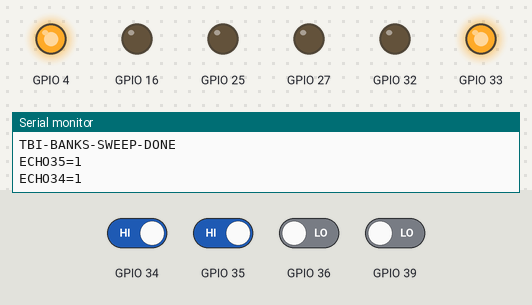
Simulated run of this sketch. Board: ESP32. Shown: output pins drawn as LEDs (lit = HIGH), the last lines printed to the serial monitor. The test bench sets the inputs (shaded band); at power-on: GPIO 34, GPIO 35 HIGH, GPIO 36, GPIO 39 LOW.

Above: at 1.3 s.
1.4 s: GPIO 34 driven LOW
At 2.0 s:
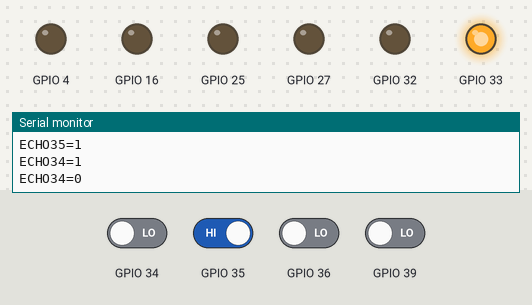
2.9 s: GPIO 35 driven LOW
At 4.1 s:
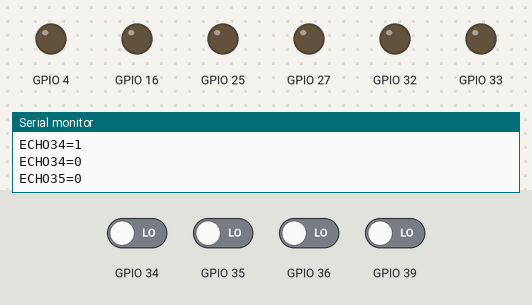
4.4 s: GPIO 35 driven HIGH
At 5.4 s:
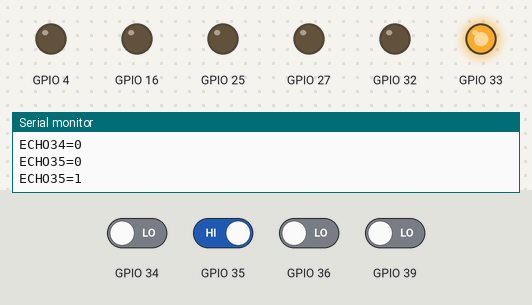
5.9 s: GPIO 34 driven HIGH
At 6.5 s:
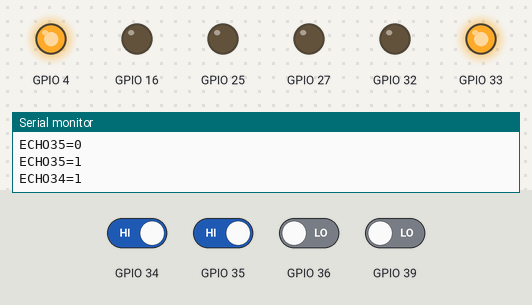
Timing chart, 0 to 8.4 s (numbered marks = the images above; inputs shaded):
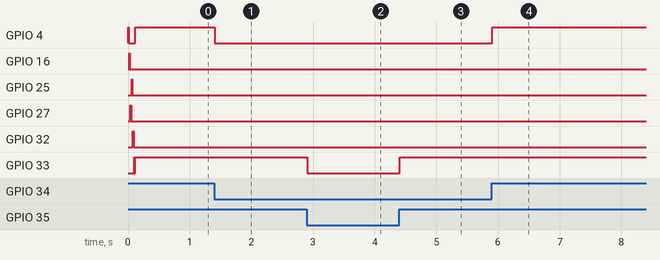

The sketch:

TbiBanks.ino
```cpp
/*
 * TBI Lab runtime R1: classic-ESP32 GPIO bank coverage. Runtime test firmware, not product code.
 *
 * Ordinary Arduino API only (pinMode / digitalWrite / digitalRead).
 *   Outputs: GPIO4, GPIO16, GPIO27 (bank 0; masked by the Sprint 0/1 feasibility runtime),
 *            GPIO25 (bank 0), GPIO32, GPIO33 (bank 1: GPIO_OUT1 / GPIO_ENABLE1).
 *   Inputs:  GPIO34, GPIO35, GPIO36, GPIO39 (bank 1, input-only pads, GPIO_IN1).
 * Setup sweeps every output HIGH then LOW and reads each back (a driving pad reads its own level).
 * Loop echoes inputs to outputs across banks (GPIO35 -> GPIO33, GPIO34 -> GPIO4), so a host
 * circuit that drives the inputs closes a two-way loop through the firmware.
 */
const int OUTS[] = {4, 16, 27, 25, 32, 33};
const int INS[] = {34, 35, 36, 39};

void setup() {
  Serial.begin(115200);
  for (int o : OUTS) {
    pinMode(o, OUTPUT);
    digitalWrite(o, LOW);
  }
  for (int i : INS) pinMode(i, INPUT);
  Serial.println("TBI-BANKS-READY");
  for (int o : OUTS) {
    digitalWrite(o, HIGH);
    delay(10);
    Serial.printf("RB%d=%d\n", o, digitalRead(o));
    digitalWrite(o, LOW);
    delay(10);
  }
  Serial.printf("IN36=%d IN39=%d\n", digitalRead(36), digitalRead(39));
  Serial.println("TBI-BANKS-SWEEP-DONE");
}

void loop() {
  static int last35 = -1, last34 = -1;
  int v35 = digitalRead(35);
  int v34 = digitalRead(34);
  if (v35 != last35) {
    digitalWrite(33, v35);
    last35 = v35;
    Serial.printf("ECHO35=%d\n", v35);
  }
  if (v34 != last34) {
    digitalWrite(4, v34);
    last34 = v34;
    Serial.printf("ECHO34=%d\n", v34);
  }
  delay(5);
}
```

Measured:
- after the input at 1.4 s, GPIO 4: HIGH → LOW at once
- after the input at 2.9 s, GPIO 33: HIGH → LOW at once
- after the input at 4.4 s, GPIO 33: LOW → HIGH at once
- after the input at 5.9 s, GPIO 4: LOW → HIGH at once
